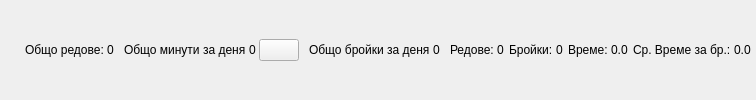
    <widget class="QWidget" name="statusBar" native="true">
     <property name="minimumSize">
      <size>
       <width>0</width>
       <height>0</height>
      </size>
     </property>
     <layout class="QHBoxLayout" name="horizontalLayout_18">
      <property name="spacing">
       <number>10</number>
      </property>
      <property name="leftMargin">
       <number>5</number>
      </property>
      <property name="topMargin">
       <number>5</number>
      </property>
      <property name="rightMargin">
       <number>5</number>
      </property>
      <property name="bottomMargin">
       <number>5</number>
      </property>
      <item>
       <widget class="QWidget" name="widget_2" native="true">
        <layout class="QHBoxLayout" name="horizontalLayout_21">
         <property name="spacing">
          <number>20</number>
         </property>
         <property name="leftMargin">
          <number>20</number>
         </property>
         <property name="topMargin">
          <number>0</number>
         </property>
         <property name="rightMargin">
          <number>0</number>
         </property>
         <property name="bottomMargin">
          <number>0</number>
         </property>
         <item alignment="Qt::AlignLeft">
          <widget class="QWidget" name="widget_17" native="true">
           <layout class="QHBoxLayout" name="horizontalLayout_25">
            <property name="spacing">
             <number>3</number>
            </property>
            <property name="leftMargin">
             <number>0</number>
            </property>
            <property name="topMargin">
             <number>0</number>
            </property>
            <property name="rightMargin">
             <number>0</number>
            </property>
            <property name="bottomMargin">
             <number>0</number>
            </property>
            <item>
             <widget class="QLabel" name="label_42">
              <property name="text">
               <string>Общо редове:</string>
              </property>
             </widget>
            </item>
            <item>
             <widget class="QLabel" name="totalViewRows">
              <property name="text">
               <string>0</string>
              </property>
             </widget>
            </item>
           </layout>
          </widget>
         </item>
        </layout>
       </widget>
      </item>
      <item>
       <widget class="QWidget" name="widget_8" native="true">
        <layout class="QHBoxLayout" name="horizontalLayout_14">
         <property name="spacing">
          <number>10</number>
         </property>
         <property name="leftMargin">
          <number>0</number>
         </property>
         <property name="topMargin">
          <number>0</number>
         </property>
         <property name="rightMargin">
          <number>0</number>
         </property>
         <property name="bottomMargin">
          <number>0</number>
         </property>
         <item alignment="Qt::AlignHCenter|Qt::AlignVCenter">
          <widget class="QWidget" name="totalWorkingMinsHolder" native="true">
           <layout class="QHBoxLayout" name="horizontalLayout_27">
            <property name="spacing">
             <number>3</number>
            </property>
            <property name="leftMargin">
             <number>0</number>
            </property>
            <property name="topMargin">
             <number>0</number>
            </property>
            <property name="rightMargin">
             <number>0</number>
            </property>
            <property name="bottomMargin">
             <number>0</number>
            </property>
            <item>
             <widget class="QLabel" name="label_43">
              <property name="text">
               <string>Общо минути за деня</string>
              </property>
             </widget>
            </item>
            <item>
             <widget class="QLabel" name="totalWorkingMins">
              <property name="text">
               <string>0</string>
              </property>
             </widget>
            </item>
            <item alignment="Qt::AlignHCenter|Qt::AlignVCenter">
             <widget class="QPushButton" name="overtimeWarning">
              <property name="text">
               <string/>
              </property>
              <property name="icon">
               <iconset resource="../../../resources.qrc">
                <normaloff>:/icons/app/assets/icons/Danger-Triangle--Streamline-Solar-Broken-#C75f59.svg</normaloff>:/icons/app/assets/icons/Danger-Triangle--Streamline-Solar-Broken-#C75f59.svg</iconset>
              </property>
              <property name="iconSize">
               <size>
                <width>18</width>
                <height>18</height>
               </size>
              </property>
             </widget>
            </item>
           </layout>
          </widget>
         </item>
         <item alignment="Qt::AlignHCenter">
          <widget class="QWidget" name="totalProdPiecesHolder" native="true">
           <layout class="QHBoxLayout" name="horizontalLayout_19">
            <property name="spacing">
             <number>3</number>
            </property>
            <property name="leftMargin">
             <number>0</number>
            </property>
            <property name="topMargin">
             <number>0</number>
            </property>
            <property name="rightMargin">
             <number>0</number>
            </property>
            <property name="bottomMargin">
             <number>0</number>
            </property>
            <item>
             <widget class="QLabel" name="label_46">
              <property name="text">
               <string>Общо бройки за деня</string>
              </property>
             </widget>
            </item>
            <item>
             <widget class="QLabel" name="totalProdPieces">
              <property name="text">
               <string>0</string>
              </property>
             </widget>
            </item>
           </layout>
          </widget>
         </item>
        </layout>
       </widget>
      </item>
      <item alignment="Qt::AlignRight">
       <widget class="QWidget" name="widget_9" native="true">
        <property name="minimumSize">
         <size>
          <width>0</width>
          <height>0</height>
         </size>
        </property>
        <layout class="QHBoxLayout" name="horizontalLayout_20">
         <property name="spacing">
          <number>5</number>
         </property>
         <property name="leftMargin">
          <number>0</number>
         </property>
         <property name="topMargin">
          <number>0</number>
         </property>
         <property name="rightMargin">
          <number>0</number>
         </property>
         <property name="bottomMargin">
          <number>0</number>
         </property>
         <item>
          <widget class="QWidget" name="widget_16" native="true">
           <layout class="QHBoxLayout" name="horizontalLayout_24">
            <property name="spacing">
             <number>3</number>
            </property>
            <property name="leftMargin">
             <number>0</number>
            </property>
            <property name="topMargin">
             <number>0</number>
            </property>
            <property name="rightMargin">
             <number>0</number>
            </property>
            <property name="bottomMargin">
             <number>0</number>
            </property>
            <item>
             <widget class="QLabel" name="label_36">
              <property name="text">
               <string>Редове:</string>
              </property>
             </widget>
            </item>
            <item>
             <widget class="QLabel" name="totalSelectedRows">
              <property name="text">
               <string>0</string>
              </property>
             </widget>
            </item>
           </layout>
          </widget>
         </item>
         <item>
          <widget class="QWidget" name="widget_10" native="true">
           <layout class="QHBoxLayout" name="horizontalLayout_22">
            <property name="spacing">
             <number>3</number>
            </property>
            <property name="leftMargin">
             <number>0</number>
            </property>
            <property name="topMargin">
             <number>0</number>
            </property>
            <property name="rightMargin">
             <number>0</number>
            </property>
            <property name="bottomMargin">
             <number>0</number>
            </property>
            <item>
             <widget class="QLabel" name="label_38">
              <property name="text">
               <string>Бройки:</string>
              </property>
             </widget>
            </item>
            <item>
             <widget class="QLabel" name="totalSelectedPieces">
              <property name="text">
               <string>0</string>
              </property>
             </widget>
            </item>
           </layout>
          </widget>
         </item>
         <item>
          <widget class="QWidget" name="widget_15" native="true">
           <property name="minimumSize">
            <size>
             <width>0</width>
             <height>0</height>
            </size>
           </property>
           <layout class="QHBoxLayout" name="horizontalLayout_23">
            <property name="spacing">
             <number>3</number>
            </property>
            <property name="leftMargin">
             <number>0</number>
            </property>
            <property name="topMargin">
             <number>0</number>
            </property>
            <property name="rightMargin">
             <number>0</number>
            </property>
            <property name="bottomMargin">
             <number>0</number>
            </property>
            <item>
             <widget class="QLabel" name="label_37">
              <property name="text">
               <string>Време:</string>
              </property>
             </widget>
            </item>
            <item>
             <widget class="QLabel" name="totalSelectedTime">
              <property name="text">
               <string>0.0</string>
              </property>
             </widget>
            </item>
           </layout>
          </widget>
         </item>
         <item>
          <widget class="QWidget" name="widget_18" native="true">
           <property name="minimumSize">
            <size>
             <width>0</width>
             <height>0</height>
            </size>
           </property>
           <layout class="QHBoxLayout" name="horizontalLayout_26">
            <property name="spacing">
             <number>3</number>
            </property>
            <property name="leftMargin">
             <number>0</number>
            </property>
            <property name="topMargin">
             <number>0</number>
            </property>
            <property name="rightMargin">
             <number>0</number>
            </property>
            <property name="bottomMargin">
             <number>0</number>
            </property>
            <item>
             <widget class="QLabel" name="label_39">
              <property name="text">
               <string>Ср. Време за бр.:</string>
              </property>
             </widget>
            </item>
            <item>
             <widget class="QLabel" name="avrTimePerPiece">
              <property name="text">
               <string>0.0</string>
              </property>
             </widget>
            </item>
           </layout>
          </widget>
         </item>
        </layout>
       </widget>
      </item>
     </layout>
    </widget>
